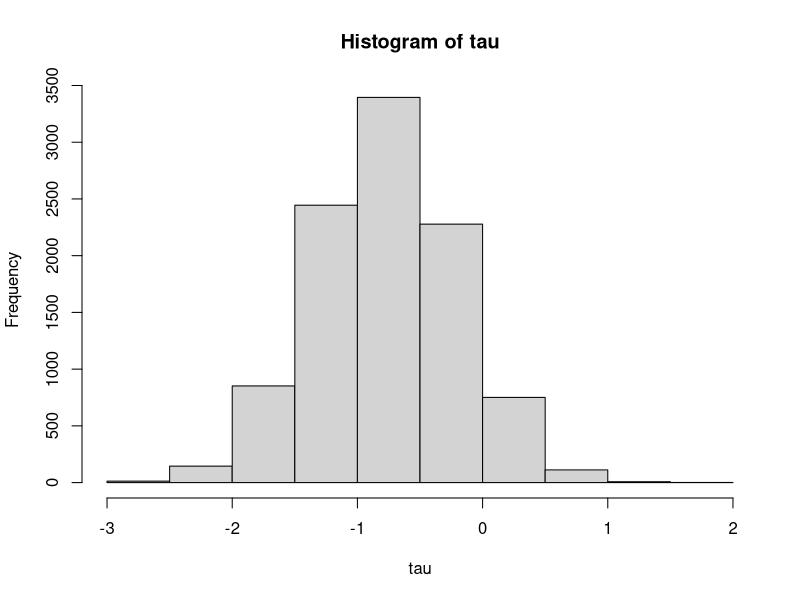

Recreate this plot in R. (Note: this script raises an error after producing the figure.)
## ---- chunk 1
knitr::opts_chunk$set(echo = TRUE)
## ---- chunk 2
set.seed(1234)
n <- 10000
p <- 7
##The features need to be correlated - Bayesian causal forests better than causal forests.

# create the covariates such that they are normalized
Xi <- matrix(NA,n,p)

#Xi[,1] <- rnorm(n,175,10)
#Xi[,2] <- rnorm(n,Xi[,1]/4,5)
#Xi[,3] <- (rbeta(n,2,10)) * 15 + 24
#Xi[,4] <- (rnorm(n,Xi[,1]/30,1))

Xi[,1] <-  rbinom(10000,1,0.52) # Gender
Xi[,2] <- ifelse(Xi[,1] == 1, rnorm(n,185,10),rnorm(n,165,10)) # Weight
Xi[,3] <- rnorm(n,50,5)# Age
Xi[,4] <- Xi[,2]/7 + 2 + rnorm(n) # BMI
Xi[,5] <- (rnorm(n,5,1)) # Tumor Size
Xi[,6] <- rbinom(10000, 1, 0.7) # HBP
Xi[,7] <- rbinom(10000,1,(Xi[,5]-min(Xi[,5]))/(max(Xi[,5])-min(Xi[,5]))) # Relapse
 
X_mat <- cbind(rep(1, n),Xi)
colnames(X_mat) = c('beta0','Gender','Weight', 'Age', 'BMI', 'Size_Tumor','HBP', 'Relapse')
# Parameters 
# beta - vector of slopes for the 5 covariates to generate Y
beta <- c(-0.98, 0.803, 2.2, 1.17, 0.77, 0.027, 1.18, 0.187)
# vector of slopes for the 5 covariates to generate tau
gamma <- c(-7, 0.064, 0.0099, 0.0303, 0.0124, 0.523, -0.0099, -0.00288)

tau <- X_mat%*%gamma 
Y0 <- (X_mat/100)%*%beta + rnorm(n,0,1)
Y1 <- (X_mat/100)%*%beta + tau + rnorm(n, 0, 1)
## ---- chunk 3
hist(tau)
mean(tau)
god_data <- data.frame(X_mat[,-1], treat = treat, Y1 = Y1, Y0 = Y0)
plot(god_data$Weight, tau)
plot(god_data$Age, tau)
plot(god_data$BMI, tau)
plot(god_data$Size_Tumor, tau)
## ---- chunk 4
treat = rbinom(n, 1, 0.5)
researcher_data  <- data.frame(X_mat[,-1], treat = treat, Y = ifelse(treat == 1, Y1, Y0))
## ---- chunk 5
